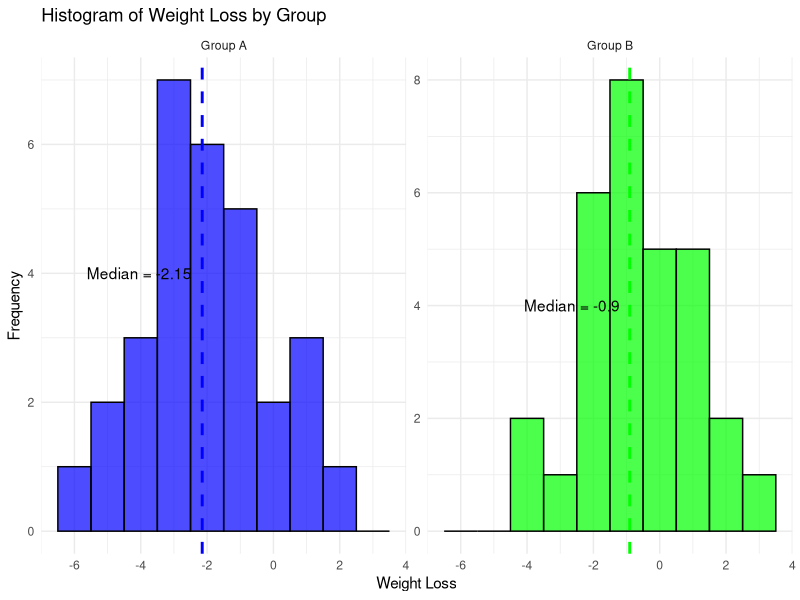

The R script that drew this image:
# the Two-Sample Wilcoxon Test/Wilcoxon Rank-Sum Test/Mann Whitney U Test is used to determine whether there is a significant difference between the distributions of two independent samples.
# H0: there is a significant difference in weight loss between Group A and Group B.
# HA: there is a significant difference in weight loss between Group A and Group B.
# p-val < sig level reject H0
# p-val > sig level accept H0

# Load necessary libraries
library(ggplot2)

# Create a sample dataset for two independent groups
set.seed(123)  # for reproducibility
n <- 30  # Number of samples per group

# Simulate weight loss data for two groups (e.g., Treatment A and Treatment B)
group_A <- rnorm(n, mean = -2, sd = 2)  # Group A (e.g., Treatment A)
group_B <- rnorm(n, mean = -1, sd = 2)  # Group B (e.g., Treatment B)

# Combine into a data frame
weight_loss_data <- data.frame(
  weight_loss = c(group_A, group_B),
  group = rep(c("Group A", "Group B"), each = n)
)

# Perform the Two-Sample Wilcoxon Test
wilcox_test_result <- wilcox.test(weight_loss ~ group, data = weight_loss_data, alternative = "two.sided")

# Print test results with interpretation for the Two-Sample Wilcoxon Test
cat("\nTwo-Sample Wilcoxon Test Results:\n")
cat("Test Statistic (W):", wilcox_test_result$statistic, "\n")
cat("p-value:", wilcox_test_result$p.value, "\n")

# Define significance level
alpha <- 0.05

if(wilcox_test_result$p.value < alpha) {
  cat("Conclusion: Reject the null hypothesis (H0). There is a significant difference in weight loss between Group A and Group B.\n")
} else {
  cat("Conclusion: Accept the null hypothesis (H0). There is no significant difference in weight loss between Group A and Group B.\n")
}

# Visualization using ggplot2
ggplot(weight_loss_data, aes(x = weight_loss, fill = group)) +
  geom_histogram(binwidth = 1, color = "black", alpha = 0.7, position = "identity") +
  facet_wrap(~group, scales = "free_y") +
  geom_vline(data = aggregate(weight_loss ~ group, data = weight_loss_data, median), 
             aes(xintercept = weight_loss, color = group), linetype = "dashed", size = 1) +
  labs(title = "Histogram of Weight Loss by Group",
       x = "Weight Loss",
       y = "Frequency") +
  theme_minimal() +
  scale_fill_manual(values = c("Group A" = "blue", "Group B" = "green")) +
  scale_color_manual(values = c("Group A" = "blue", "Group B" = "green")) +
  theme(legend.position = "none") +
  geom_text(data = aggregate(weight_loss ~ group, data = weight_loss_data, median), 
            aes(x = weight_loss, y = 4, label = paste("Median =", round(weight_loss, 2))), 
            color = "black", hjust = 1.1)
